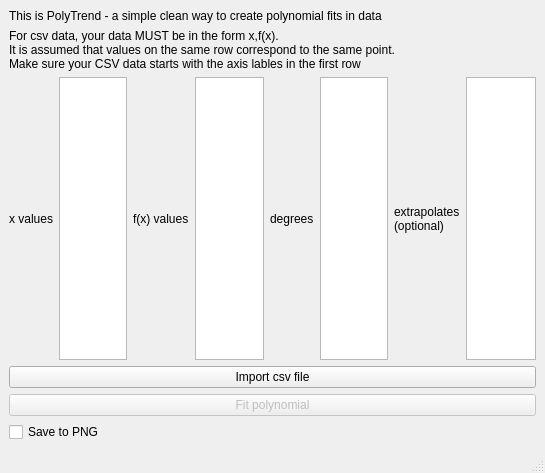
<?xml version="1.0" encoding="UTF-8"?>
<ui version="4.0">
 <class>PolyTrend</class>
 <widget class="QMainWindow" name="PolyTrend">
  <property name="geometry">
   <rect>
    <x>0</x>
    <y>0</y>
    <width>545</width>
    <height>473</height>
   </rect>
  </property>
  <property name="windowTitle">
   <string>PolyTrend</string>
  </property>
  <widget class="QWidget" name="centralwidget">
   <layout class="QVBoxLayout" name="verticalLayout">
    <item>
     <widget class="QLabel" name="heading">
      <property name="text">
       <string>This is PolyTrend - a simple clean way to create polynomial fits in data</string>
      </property>
     </widget>
    </item>
    <item>
     <widget class="QLabel" name="intro">
      <property name="text">
       <string>For csv data, your data MUST be in the form x,f(x).
It is assumed that values on the same row correspond to the same point.
Make sure your CSV data starts with the axis lables in the first row</string>
      </property>
     </widget>
    </item>
    <item>
     <layout class="QGridLayout" name="gridLayout">
      <item row="0" column="5">
       <widget class="QTextEdit" name="degree_box">
        <property name="minimumSize">
         <size>
          <width>41</width>
          <height>121</height>
         </size>
        </property>
       </widget>
      </item>
      <item row="0" column="7">
       <widget class="QTextEdit" name="extrap_box"/>
      </item>
      <item row="0" column="6">
       <widget class="QLabel" name="label_6">
        <property name="text">
         <string>extrapolates
(optional)</string>
        </property>
       </widget>
      </item>
      <item row="0" column="4">
       <widget class="QLabel" name="label_5">
        <property name="text">
         <string>degrees</string>
        </property>
       </widget>
      </item>
      <item row="0" column="2">
       <widget class="QLabel" name="label_4">
        <property name="text">
         <string>f(x) values</string>
        </property>
       </widget>
      </item>
      <item row="0" column="1">
       <widget class="QPlainTextEdit" name="x_box">
        <property name="minimumSize">
         <size>
          <width>61</width>
          <height>121</height>
         </size>
        </property>
       </widget>
      </item>
      <item row="0" column="0">
       <widget class="QLabel" name="label_3">
        <property name="text">
         <string>x values</string>
        </property>
       </widget>
      </item>
      <item row="0" column="3">
       <widget class="QPlainTextEdit" name="y_box">
        <property name="minimumSize">
         <size>
          <width>61</width>
          <height>121</height>
         </size>
        </property>
       </widget>
      </item>
     </layout>
    </item>
    <item>
     <widget class="QPushButton" name="csv_button">
      <property name="text">
       <string>Import csv file</string>
      </property>
     </widget>
    </item>
    <item>
     <widget class="QPushButton" name="plot">
      <property name="enabled">
       <bool>false</bool>
      </property>
      <property name="text">
       <string>Fit polynomial</string>
      </property>
     </widget>
    </item>
    <item>
     <widget class="QCheckBox" name="save_checkbox">
      <property name="text">
       <string>Save to PNG</string>
      </property>
     </widget>
    </item>
   </layout>
  </widget>
  <widget class="QStatusBar" name="statusbar"/>
 </widget>
 <resources/>
 <connections/>
</ui>
